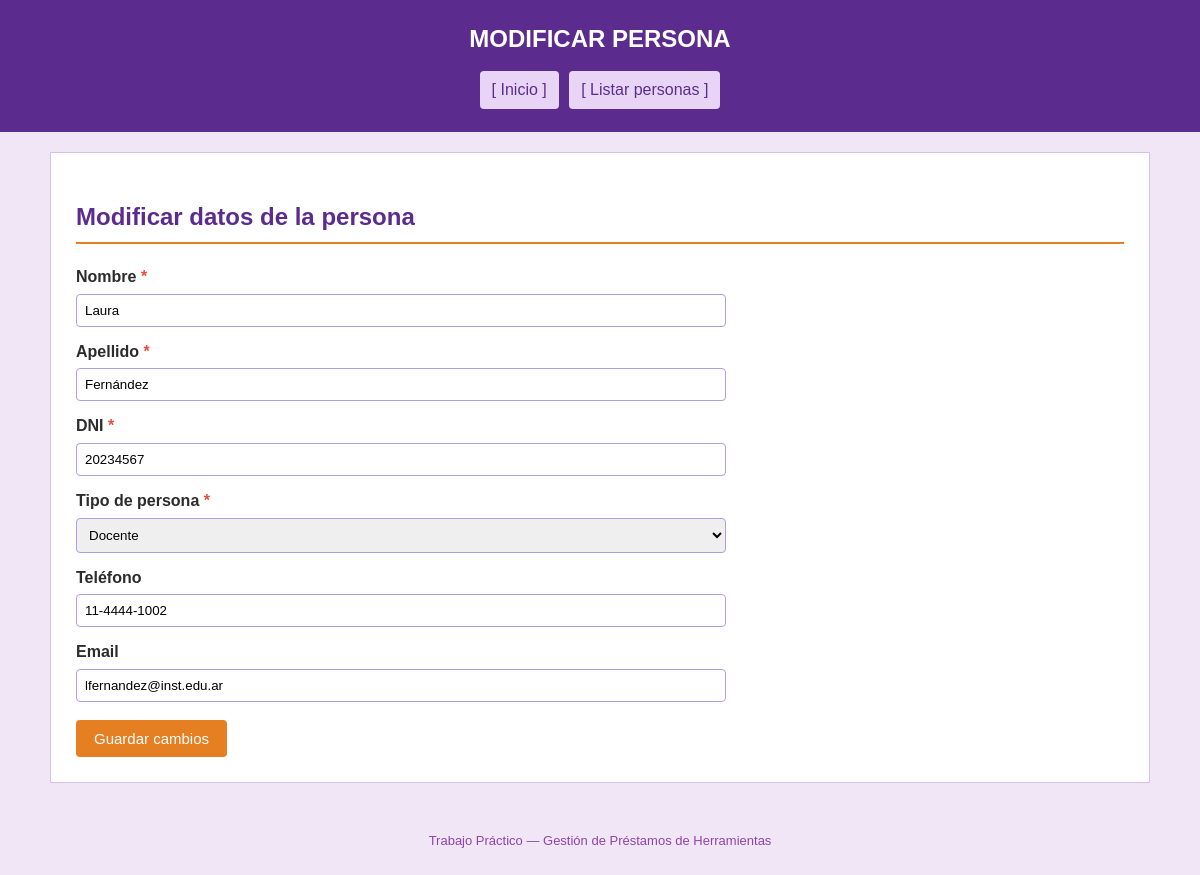
Page /aplicacion/persona/editar.php?id=2 on the committed database.
### tables this page shows
CREATE TABLE `persona` (
  `id_persona` int(11) NOT NULL AUTO_INCREMENT,
  `nombre` varchar(100) NOT NULL,
  `apellido` varchar(100) NOT NULL,
  `dni` varchar(20) NOT NULL,
  `tipo_persona` varchar(30) NOT NULL,
  `telefono` varchar(30) DEFAULT NULL,
  `email` varchar(150) DEFAULT NULL,
  PRIMARY KEY (`id_persona`),
  UNIQUE KEY `dni` (`dni`),
  CONSTRAINT `chk_tipo_persona` CHECK (`tipo_persona` in ('docente','estudiante','personal_administrativo'))
);

### aplicacion/persona/editar.php (the view, shortened to what this page needs)
<?php
require_once "../conexion.php";
$persona = null;
if (isset($_GET["id"]) && ctype_digit($_GET["id"])) {
    $stmt = $pdo->prepare("SELECT * FROM persona WHERE id_persona = :id");
    $stmt->execute([':id' => (int)$_GET["id"]]);
    $persona = $stmt->fetch();
}
?>
<!DOCTYPE html>
<html lang="es">
<head>
    <link rel="stylesheet" href="../css/estilos.css">
</head>
<body>
<header>
    <h1>MODIFICAR PERSONA</h1>
    <nav>
        <a href="../index.php">[ Inicio ]</a>
        <a href="listar.php">[ Listar personas ]</a>
    </nav>
</header>
<main>
    <?php if ($persona): ?>
        <h2>Modificar datos de la persona</h2>
        <form action="editar.php" method="POST">
            <label>Nombre <span class="requerido">*</span></label>
            <input type="text" name="nombre" required
                   value="<?= htmlspecialchars($persona['nombre']) ?>">
            <label>Apellido <span class="requerido">*</span></label>
            <input type="text" name="apellido" required
                   value="<?= htmlspecialchars($persona['apellido']) ?>">
            <label>DNI <span class="requerido">*</span></label>
            <input type="text" name="dni" required
                   value="<?= htmlspecialchars($persona['dni']) ?>">
            <label>Tipo de persona <span class="requerido">*</span></label>
            <select name="tipo_persona" required>
                <option value="docente" <?= $persona['tipo_persona'] === 'docente' ? 'selected' : '' ?>>
                    Docente
                </option>
            </select>
            <label>Teléfono</label>
            <input type="text" name="telefono"
                   value="<?= htmlspecialchars($persona['telefono'] ?? '') ?>">
            <label>Email</label>
            <input type="email" name="email"
                   value="<?= htmlspecialchars($persona['email'] ?? '') ?>">
            <button type="submit">Guardar cambios</button>
        </form>
    <?php else: ?>
        <div class="mensaje error">
            No se pudo cargar la persona. <a href="listar.php">Volver al listado</a>
        </div>
    <?php endif; ?>
</main>
<footer>
    <p>Trabajo Práctico — Gestión de Préstamos de Herramientas</p>
</footer>
</body>
</html>

### aplicacion/css/estilos.css (style rules this page uses)
* { box-sizing: border-box; }
body { font-family: Arial, Helvetica, sans-serif; margin: 0; background-color: #f0e6f6; color: #2c2c2c; line-height: 1.6; }
header { background-color: #5b2c8e; color: #fff; padding: 20px; text-align: center; }
nav { margin-top: 10px; text-align: center; }
nav a { color: #5b2c8e; background-color: #e8d5f5; padding: 6px 12px; margin: 3px; display: inline-block; text-decoration: none; border-radius: 4px; }
main { max-width: 1100px; margin: 20px auto; background-color: #fff; padding: 25px; border: 1px solid #d4c1e8; }
h1 { margin: 0; font-size: 24px; }
h2 { color: #5b2c8e; border-bottom: 2px solid #e67e22; padding-bottom: 6px; }
form { max-width: 650px; }
label { display: block; margin-top: 12px; font-weight: bold; }
input[type="text"], input[type="number"], input[type="date"], input[type="email"], input[type="time"], select, textarea { width: 100%; padding: 8px; margin-top: 4px; border: 1px solid #b39ddb; border-radius: 4px; }
button { margin-top: 18px; padding: 10px 18px; background-color: #e67e22; color: #fff; border: none; border-radius: 4px; cursor: pointer; font-size: 15px; }
.requerido { color: #e74c3c; }
footer { text-align: center; padding: 15px; color: #8e44ad; font-size: 13px; }

### rows in the picture
persona: nombre "Laura", apellido "Fernández", dni "20234567", tipo_persona "Docente", telefono "11-4444-1002", email "lfernandez@inst.edu.ar"
